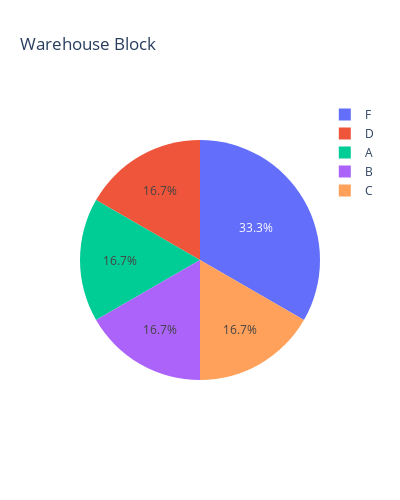

The code cell stored with this chart in its notebook:
### Code cell
value_counts = df['Warehouse_block'].value_counts().reset_index()
value_counts.columns = ['Warehouse_block', 'Count']
fig = px.pie(value_counts, values='Count', names='Warehouse_block', color='Warehouse_block', title='Warehouse Block')
fig.update_layout(width=400, height=500)
fig.show()

### Figure 1 — Plotly figure (JSON) as saved in the notebook; plotly's stock layout.template omitted (floating-point values rounded to 4 significant figures)
{"data": [{"customdata": [["F"], ["D"], ["A"], ["B"], ["C"]], "domain": {"x": [0, 1], "y": [0, 1]}, "hovertemplate": "Warehouse_block=%{customdata[0]}<br>Count=%{value}<extra></extra>", "labels": ["F", "D", "A", "B", "C"], "legendgroup": "", "marker": {"colors": ["#636efa", "#EF553B", "#00cc96", "#ab63fa", "#FFA15A"]}, "name": "", "showlegend": true, "type": "pie", "values": [3666, 1834, 1833, 1833, 1833]}], "layout": {"height": 500, "legend": {"tracegroupgap": 0}, "title": {"text": "Warehouse Block"}, "width": 400}}
